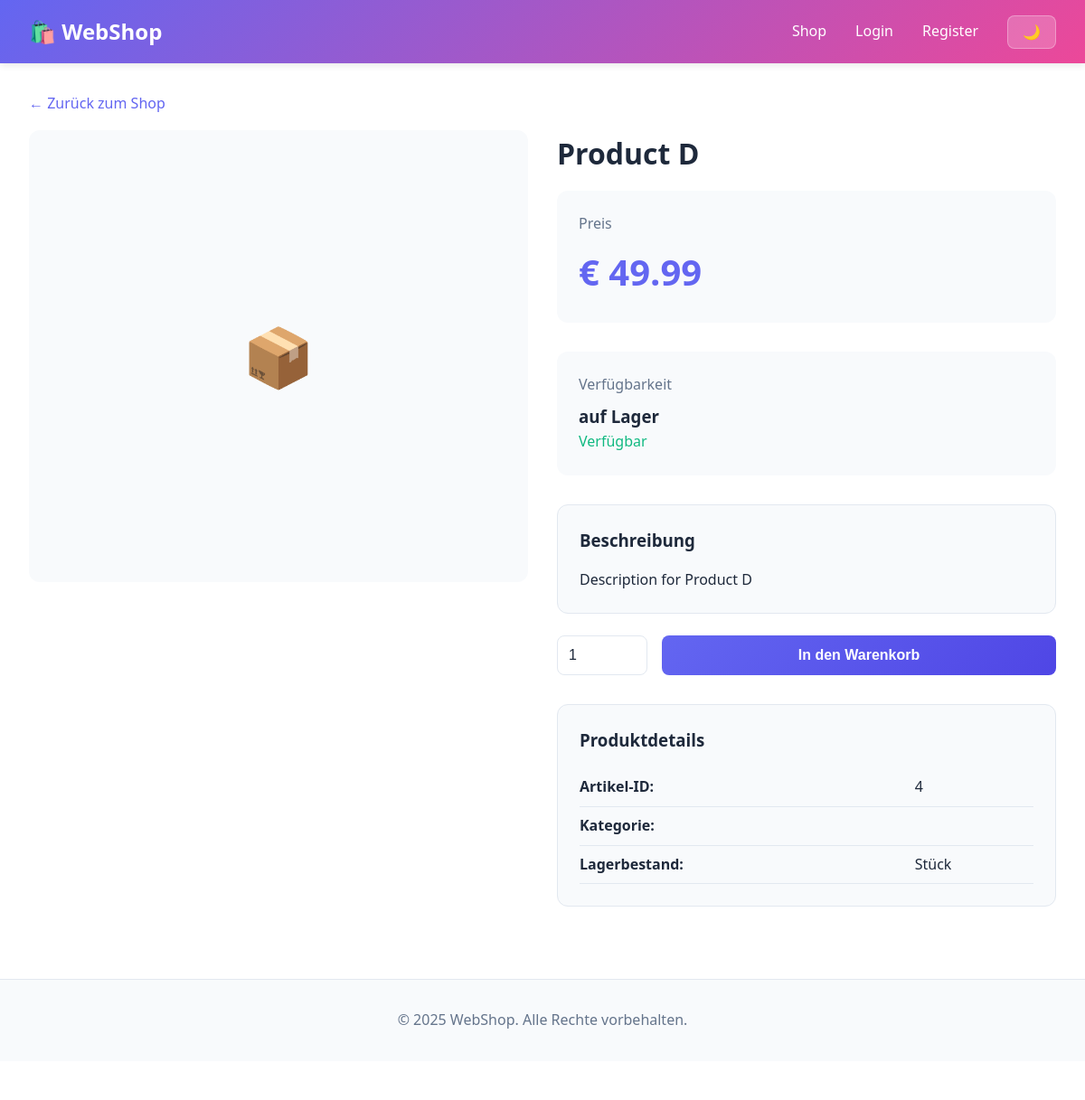
Before: /product/4 (upper part) with the older database file.
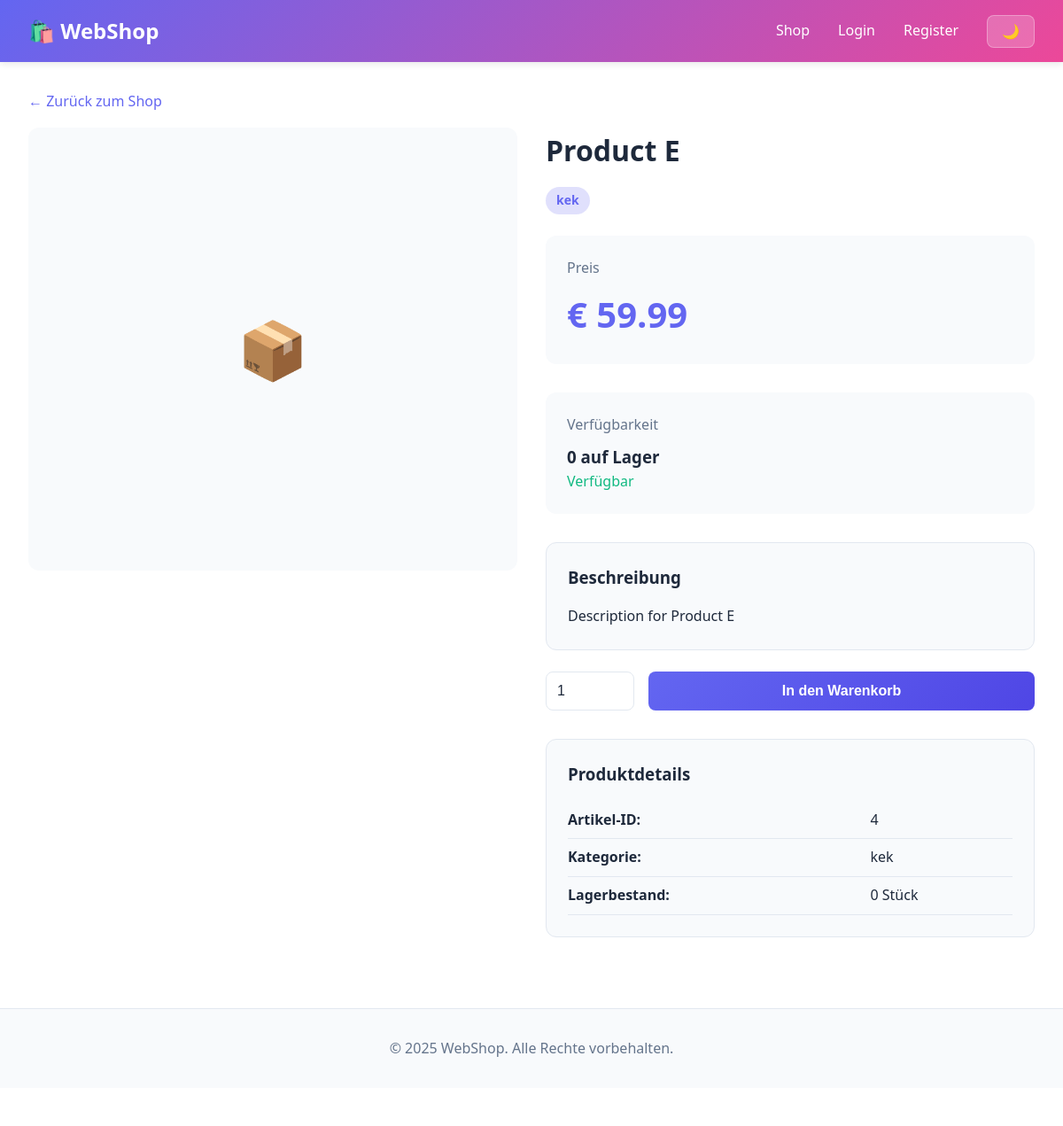
After: the same page with the newer database file.
### tables this page shows
CREATE TABLE products (
            id INTEGER PRIMARY KEY AUTOINCREMENT,
            name TEXT NOT NULL,
            category TEXT,
            price REAL NOT NULL,
            description TEXT,
            images TEXT,
            stock INTEGER DEFAULT 0,
            created_at TEXT DEFAULT CURRENT_TIMESTAMP
        );

### src/app.py (the view)
@app.route("/product/<product_id>")
def product_detail(product_id):
    product = backend.get_product(product_id)
    if not product:
        flash("Produkt nicht gefunden.", "danger")
        return redirect(url_for("index"))
    product['price'] = product.get('price', '0')
    product['stock'] = product.get('stock', '0')
    product['images'] = product.get('images', [])
    cart = session.get("cart", [])
    cart_count = get_cart_item_count(cart)
    return render_template("product_detail.html", product=product, cart_count=cart_count)

### src/app.py (called while the page is built)
def get_cart_item_count(cart):
    return sum(int(item.get('quantity', 1)) for item in cart)

@app.before_request
def before_request():
    if request.path in ['/login', '/register', '/logout', '/cart', '/orders']:
        pass  # Wird bereits in den Routes geloggt

### src/storage/csv_backend.py (called while the page is built)
    def read_csv(self, filename):
        filepath = self.csv_folder / filename
        if not filepath.exists():
            return []
        with open(filepath, 'r', encoding='utf-8') as f:
            reader = csv.DictReader(f)
            return list(reader) if reader else []

    def get_all_products(self):
        products = self.read_csv('products.csv')
        for p in products:
            if 'images' in p and p['images']:
                try:
                    p['images'] = json.loads(p['images'])
                except Exception:
                    try:
                        s = p['images'].strip()
                        if s.startswith('[') and s.endswith(']'):
                            s2 = s.replace("'", '"')
                            p['images'] = json.loads(s2)
                        else:
                            p['images'] = []
                    except Exception:
                        p['images'] = []
            else:
                p['images'] = []
        return products

### src/storage/hybrid_backend.py (called while the page is built)
    def _try_sqlite(self, method_name, *args, **kwargs):
        if not self.sqlite:
            return None
        try:
            method = getattr(self.sqlite, method_name)
            return method(*args, **kwargs)
        except Exception as e:
            self._log_fallback(method_name, e)
            return None

    def get_product_by_id(self, product_id):
        result = self._try_sqlite('get_product_by_id', product_id)
        if result:
            return result
        products = self.csv.get_all_products()
        for product in products:
            if str(product.get('id')) == str(product_id):
                return product
        return None

    def get_product(self, product_id):
        return self.get_product_by_id(product_id)

### src/templates/product_detail.html (shortened to what this page needs)
{% extends "base.html" %}
{% block content %}
<div class="container">
    <a href="/" style="color: var(--primary); text-decoration: none; margin-bottom: 1rem; display: inline-block;">←
        Zurück zum Shop</a>
    <div class="product-grid">
        <div>
            <div class="carousel-container">
                <div class="carousel-main" id="carousel-main"
                    style="{% if product.images %}background-image: url('{{ url_for('static', filename='uploads/' ~ product.images[0]) }}');{% endif %}">
                    {% if not product.images %}📦{% endif %}
                </div>
            </div>
        </div>
        <div>
            <h1 class="mb-2">{{ product.name }}</h1>
            {% if product.category %}
            <p class="text-muted mb-3"><span class="badge badge-primary">{{ product.category }}</span></p>
            {% endif %}
            <div style="background: var(--bg-secondary); padding: 1.5rem; border-radius: 0.75rem; margin-bottom: 2rem;">
                <p class="text-muted mb-1">Preis</p>
                <h2 style="color: var(--primary); font-size: 2.5rem;">€ {{ product.price }}</h2>
            </div>
            <div style="background: var(--bg-secondary); padding: 1.5rem; border-radius: 0.75rem; margin-bottom: 2rem;">
                <p class="text-muted mb-1">Verfügbarkeit</p>
                <h3>{{ product.stock }} auf Lager</h3>
                {% if product.stock == '0' %}
                <p style="color: var(--danger);">Nicht verfügbar</p>
                {% else %}
                <p style="color: var(--success);">Verfügbar</p>
                {% endif %}
            </div>
            <div class="card mb-3">
                <h3 class="mb-2">Beschreibung</h3>
                <p>{{ product.description or 'Keine Beschreibung verfügbar' }}</p>
            </div>
            {% if product.stock != '0' %}
            <div style="display: flex; gap: 1rem; margin-bottom: 2rem;">
                <input type="number" id="qty" value="1" min="1" max="{{ product.stock }}"
                    style="width: 100px; padding: 0.75rem; border: 1px solid var(--border); border-radius: 0.5rem;">
                <button class="btn btn-primary" onclick="addToCart('{{ product.id }}', this)" style="flex: 1;">
                    In den Warenkorb
                </button>
            </div>
            {% else %}
            <div class="alert alert-danger">
                Dieses Produkt ist momentan nicht verfügbar.
            </div>
            {% endif %}
            <div class="card">
                <h3 class="mb-2">Produktdetails</h3>
                <table style="width: 100%;">
                    <tr>
                        <td style="padding: 0.5rem 0; border-bottom: 1px solid var(--border);">
                            <strong>Artikel-ID:</strong>
                        </td>
                        <td style="padding: 0.5rem 0; border-bottom: 1px solid var(--border);">{{ product.id }}
                        </td>
                    </tr>
                    <tr>
                        <td style="padding: 0.5rem 0; border-bottom: 1px solid var(--border);">
                            <strong>Kategorie:</strong>
                        </td>
                        <td style="padding: 0.5rem 0; border-bottom: 1px solid var(--border);">{{
                            product.category }}</td>
                    </tr>
                    <tr>
                        <td style="padding: 0.5rem 0;"><strong>Lagerbestand:</strong></td>
                        <td style="padding: 0.5rem 0;">{{ product.stock }} Stück</td>
                    </tr>
                </table>
            </div>
        </div>
    </div>
</div>
</main>
<footer>
    <p>&copy; 2025 WebShop. Alle Rechte vorbehalten.</p>
</footer>
{% endblock %}

### src/templates/base.html (shortened to what this page needs)
<!DOCTYPE html>
<html lang="de">
<head>
    <link rel="stylesheet" href="{{ url_for('static', filename='style.css') }}">
</head>
<body>
    <header>
        <nav>
            <a href="/" class="logo">🛍️ WebShop</a>
            <ul class="nav-links">
                <li><a href="/">Shop</a></li>
                {% if session.get('user') %}
                <li><a href="/cart">🛒 Warenkorb (<span id="cart-count">{{ cart_count or 0 }}</span>)</a></li>
                <li><a href="/dashboard">Dashboard</a></li>
                <li><a href="/logout">Logout</a></li>
                {% else %}
                <li><a href="/login">Login</a></li>
                <li><a href="/register">Register</a></li>
                {% endif %}
                <button class="theme-toggle" onclick="toggleTheme()">🌙</button>
            </ul>
        </nav>
    </header>
    <main>
        {% block content %}{% endblock %}
</body>
</html>

### src/static/style.css (style rules this page uses)
* { margin: 0; padding: 0; box-sizing: border-box; }
:root { --primary: #6366f1; --primary-dark: #4f46e5; --secondary: #ec4899; --bg-light: #ffffff; --bg-secondary: #f8fafc; --text-dark: #1e293b; --text-light: #64748b; --border: #e2e8f0; --success: #10b981; --danger: #ef4444; --warning: #f59e0b; }
body { font-family: 'Segoe UI', Tahoma, Geneva, Verdana, sans-serif; background-color: var(--bg-light); color: var(--text-dark); line-height: 1.6; transition: background-color 0.3s, color 0.3s; }
header { background: linear-gradient(135deg, var(--primary) 0%, var(--secondary) 100%); color: white; padding: 1rem 0; box-shadow: 0 2px 8px rgba(0, 0, 0, 0.1); position: sticky; top: 0; z-index: 100; }
nav { max-width: 1200px; margin: 0 auto; padding: 0 2rem; display: flex; justify-content: space-between; align-items: center; }
.logo { font-size: 1.5rem; font-weight: 700; text-decoration: none; color: white; }
.nav-links { display: flex; gap: 2rem; list-style: none; align-items: center; }
.nav-links a { color: white; text-decoration: none; transition: opacity 0.3s; }
.theme-toggle { background: rgba(255, 255, 255, 0.2); border: 1px solid rgba(255, 255, 255, 0.3); color: white; padding: 0.5rem 1rem; border-radius: 0.5rem; cursor: pointer; font-size: 1rem; transition: all 0.3s; }
.container { max-width: 1200px; margin: 0 auto; padding: 2rem; }
main { min-height: calc(100vh - 200px); }
.card { background: var(--bg-secondary); border-radius: 0.75rem; border: 1px solid var(--border); padding: 1.5rem; transition: transform 0.3s, box-shadow 0.3s; }
input, select, textarea { width: 100%; padding: 0.75rem; border: 1px solid var(--border); border-radius: 0.5rem; background: var(--bg-light); color: var(--text-dark); font-size: 1rem; transition: border-color 0.3s; }
.btn { padding: 0.75rem 1.5rem; border: none; border-radius: 0.5rem; font-size: 1rem; cursor: pointer; transition: all 0.3s; font-weight: 600; text-decoration: none; display: inline-block; }
.btn-primary { background: linear-gradient(135deg, var(--primary) 0%, var(--primary-dark) 100%); color: white; }
table { width: 100%; border-collapse: collapse; }
td { padding: 1rem; border-bottom: 1px solid var(--border); }
footer { background: var(--bg-secondary); border-top: 1px solid var(--border); padding: 2rem; text-align: center; color: var(--text-light); margin-top: 3rem; }
.mb-1 { margin-bottom: 0.5rem; }
.mb-2 { margin-bottom: 1rem; }
.mb-3 { margin-bottom: 1.5rem; }
.text-muted { color: var(--text-light); }
.badge { display: inline-block; padding: 0.25rem 0.75rem; border-radius: 999px; font-size: 0.875rem; font-weight: 600; }
.badge-primary { background: rgba(99, 102, 241, 0.2); color: var(--primary); }

### src/templates/product_detail.html (style rules this page uses)
.carousel-container { position: relative; background: var(--bg-secondary); border-radius: 0.75rem; overflow: hidden; margin-bottom: 2rem; }
.carousel-main { width: 100%; height: 500px; background-size: cover; background-position: center; display: flex; align-items: center; justify-content: center; font-size: 4rem; color: var(--text-light); }
.product-grid { display: grid; grid-template-columns: 1fr 1fr; gap: 2rem; }

Changed rows visible on the page:
added products: name "Product E", category "kek", price "59.99", stock "0", description "Description for Product E", id "4"
Other visible differences:
{{ product.name }}: "Product D" → (not shown)
{{ product.price }}: "49.99" → (not shown)
{{ product.description or 'Keine Beschreibung verfügbar' }}: "Description for Product D" → (not shown)
{{ product.id }}: "4" → (not shown)
